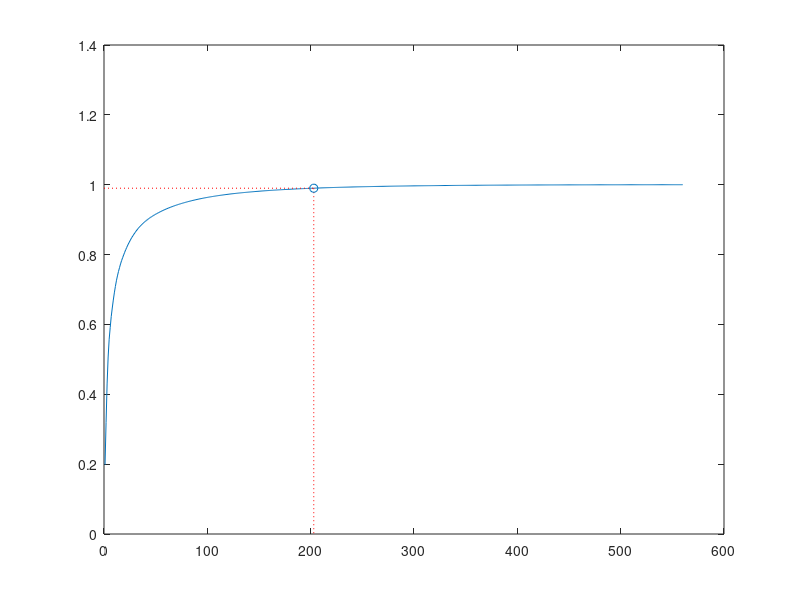

The MATLAB source for this figure:
load freyface.mat
X = double(X);
N = size(X,2);
[Vun, Dun] = eig(X*X'/N);
[lambda_un, order] = sort(diag(Dun));
Vun = Vun(:, order);
Xctr = X - repmat(mean(X, 2), 1, N);
[Vctr, Dctr] = eig(Xctr*Xctr'/N);
[lambda_ctr, order] = sort(diag(Dctr));
Vctr = Vctr(:, order);

% 1.2.1
% derive the k for level 0.99 as always used in graphic applications
level = 0.99;

% centralized version
ssum = sum(lambda_ctr);
sssum = 0;
pvr = zeros(length(lambda_ctr),1);
for k = 1:length(lambda_ctr)
    sssum = sssum + lambda_ctr(end-k+1);
    pvr(k) = sssum/ssum;
end

clf;
% display the percentage w.r.t different k
plot(1:length(lambda_ctr),pvr);
hold on
line([203,203],[0.99,0],'linestyle',':','color','r');
line([0,203],[0.99,0.99],'linestyle',':','color','r');
scatter(203,0.99);

